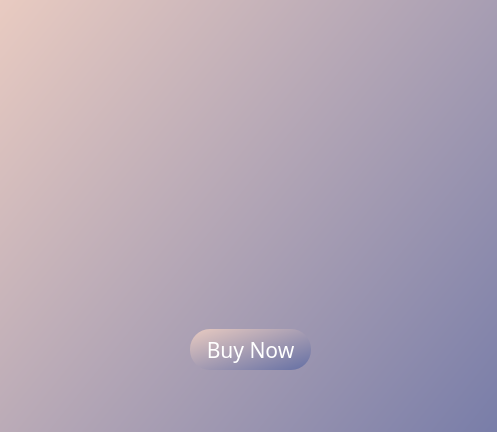
<?xml version="1.0" encoding="UTF-8"?>
<ui version="4.0">
 <class>Dialog</class>
 <widget class="QDialog" name="Dialog">
  <property name="geometry">
   <rect>
    <x>0</x>
    <y>0</y>
    <width>497</width>
    <height>432</height>
   </rect>
  </property>
  <property name="windowTitle">
   <string>Dialog</string>
  </property>
  <widget class="QWidget" name="widget" native="true">
   <property name="geometry">
    <rect>
     <x>0</x>
     <y>-1</y>
     <width>500</width>
     <height>621</height>
    </rect>
   </property>
   <property name="autoFillBackground">
    <bool>false</bool>
   </property>
   <property name="styleSheet">
    <string notr="true">
background-color: qlineargradient(spread:pad, x1:0, y1:0, x2:1, y2:1, stop:0 rgba(233, 203, 193, 255), stop:1 rgba(100, 111, 164, 255));</string>
   </property>
   <widget class="QLabel" name="label">
    <property name="geometry">
     <rect>
      <x>0</x>
      <y>0</y>
      <width>211</width>
      <height>91</height>
     </rect>
    </property>
    <property name="styleSheet">
     <string notr="true">background: transparent</string>
    </property>
    <property name="text">
     <string/>
    </property>
    <property name="pixmap">
     <pixmap>UI Icons/1x/1x/Asset 3.png</pixmap>
    </property>
   </widget>
   <widget class="QPushButton" name="BuyNow9">
    <property name="geometry">
     <rect>
      <x>190</x>
      <y>330</y>
      <width>121</width>
      <height>41</height>
     </rect>
    </property>
    <property name="font">
     <font>
      <family>Montserrat Bold</family>
      <pointsize>16</pointsize>
      <weight>50</weight>
      <italic>false</italic>
      <bold>false</bold>
      <underline>false</underline>
      <stylestrategy>PreferAntialias</stylestrategy>
     </font>
    </property>
    <property name="cursor">
     <cursorShape>PointingHandCursor</cursorShape>
    </property>
    <property name="styleSheet">
     <string notr="true">QPushButton#BuyNow9{
	border-radius:20px;
	color: rgb(255, 255, 255);
	font: 16pt &quot;Montserrat Bold&quot;;
	background-color: qlineargradient(spread:pad, x1:0, y1:0, x2:1, y2:1, stop:0 			rgba(0, 4, 40, 255), stop:1 rgba(0, 78, 146, 255));}
QPushButton#BuyNow9:hover{
	border-radius:20px;
	color: rgb(255, 255, 255);
	font: 16pt &quot;Montserrat Bold&quot;;
	background-color: qlineargradient(spread:pad, x1:0, y1:0, x2:1, y2:1, stop:0 			rgba(50, 4, 40, 255), stop:1 rgba(70, 78, 146, 255));}
QPushButton#BuyNow9:pressed{
	border-radius:20px;
	color: rgb(255, 255, 255);
	font: 16pt &quot;Montserrat Bold&quot;;
	background-color: qlineargradient(spread:pad, x1:0, y1:0, x2:1, y2:1, stop:0 			rgba9(90, 200, 60, 60), stop:1 rgba(120, 78, 160, 50));}</string>
    </property>
    <property name="text">
     <string>Buy Now</string>
    </property>
   </widget>
   <widget class="QLabel" name="label_13">
    <property name="geometry">
     <rect>
      <x>170</x>
      <y>100</y>
      <width>171</width>
      <height>231</height>
     </rect>
    </property>
    <property name="styleSheet">
     <string notr="true">background: transparent</string>
    </property>
    <property name="text">
     <string/>
    </property>
    <property name="pixmap">
     <pixmap>UI Icons/1x/Asset 14.png</pixmap>
    </property>
    <property name="scaledContents">
     <bool>true</bool>
    </property>
   </widget>
  </widget>
 </widget>
 <resources/>
 <connections/>
</ui>
